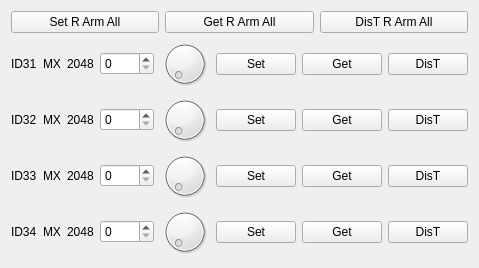
  <widget class="QWidget" name="verticalLayoutWidget_8">
   <property name="geometry">
    <rect>
     <x>500</x>
     <y>530</y>
     <width>471</width>
     <height>201</height>
    </rect>
   </property>
   <layout class="QVBoxLayout" name="verticalLayout_8">
    <item>
     <layout class="QHBoxLayout" name="horizontalLayout_28">
      <item>
       <widget class="QPushButton" name="setRArmAll_pushButton">
        <property name="text">
         <string>Set R Arm All</string>
        </property>
       </widget>
      </item>
      <item>
       <widget class="QPushButton" name="getRArmAll_pushButton">
        <property name="text">
         <string>Get R Arm All</string>
        </property>
       </widget>
      </item>
      <item>
       <widget class="QPushButton" name="disTRArmAll_pushButton">
        <property name="text">
         <string>DisT R Arm All</string>
        </property>
       </widget>
      </item>
     </layout>
    </item>
    <item>
     <layout class="QHBoxLayout" name="horizontalLayout_29">
      <item>
       <widget class="QLabel" name="ID31_label">
        <property name="text">
         <string>ID31</string>
        </property>
       </widget>
      </item>
      <item>
       <widget class="QLabel" name="motorType31_label">
        <property name="text">
         <string>MX</string>
        </property>
       </widget>
      </item>
      <item>
       <widget class="QLabel" name="motor31center_label">
        <property name="text">
         <string>2048</string>
        </property>
       </widget>
      </item>
      <item>
       <widget class="QSpinBox" name="motor31Value_spinBox">
        <property name="maximum">
         <number>4095</number>
        </property>
       </widget>
      </item>
      <item>
       <widget class="QDial" name="motor31value_dial">
        <property name="maximum">
         <number>4095</number>
        </property>
       </widget>
      </item>
      <item>
       <widget class="QPushButton" name="motor31Set_pushButton">
        <property name="text">
         <string>Set</string>
        </property>
       </widget>
      </item>
      <item>
       <widget class="QPushButton" name="motor31Get_pushButton">
        <property name="text">
         <string>Get</string>
        </property>
       </widget>
      </item>
      <item>
       <widget class="QPushButton" name="motor31DisT_pushButton">
        <property name="text">
         <string>DisT</string>
        </property>
       </widget>
      </item>
     </layout>
    </item>
    <item>
     <layout class="QHBoxLayout" name="horizontalLayout_30">
      <item>
       <widget class="QLabel" name="ID32_label">
        <property name="text">
         <string>ID32</string>
        </property>
       </widget>
      </item>
      <item>
       <widget class="QLabel" name="motorType32_label">
        <property name="text">
         <string>MX</string>
        </property>
       </widget>
      </item>
      <item>
       <widget class="QLabel" name="motor32center_label">
        <property name="text">
         <string>2048</string>
        </property>
       </widget>
      </item>
      <item>
       <widget class="QSpinBox" name="motor32Value_spinBox">
        <property name="maximum">
         <number>4095</number>
        </property>
       </widget>
      </item>
      <item>
       <widget class="QDial" name="motor32value_dial">
        <property name="maximum">
         <number>4095</number>
        </property>
       </widget>
      </item>
      <item>
       <widget class="QPushButton" name="motor32Set_pushButton">
        <property name="text">
         <string>Set</string>
        </property>
       </widget>
      </item>
      <item>
       <widget class="QPushButton" name="motor32Get_pushButton">
        <property name="text">
         <string>Get</string>
        </property>
       </widget>
      </item>
      <item>
       <widget class="QPushButton" name="motor32DisT_pushButton">
        <property name="text">
         <string>DisT</string>
        </property>
       </widget>
      </item>
     </layout>
    </item>
    <item>
     <layout class="QHBoxLayout" name="horizontalLayout_31">
      <item>
       <widget class="QLabel" name="ID33_label">
        <property name="text">
         <string>ID33</string>
        </property>
       </widget>
      </item>
      <item>
       <widget class="QLabel" name="motorType33_label">
        <property name="text">
         <string>MX</string>
        </property>
       </widget>
      </item>
      <item>
       <widget class="QLabel" name="motor33center_label">
        <property name="text">
         <string>2048</string>
        </property>
       </widget>
      </item>
      <item>
       <widget class="QSpinBox" name="motor33Value_spinBox">
        <property name="maximum">
         <number>4095</number>
        </property>
       </widget>
      </item>
      <item>
       <widget class="QDial" name="motor33value_dial">
        <property name="maximum">
         <number>4095</number>
        </property>
       </widget>
      </item>
      <item>
       <widget class="QPushButton" name="motor33Set_pushButton">
        <property name="text">
         <string>Set</string>
        </property>
       </widget>
      </item>
      <item>
       <widget class="QPushButton" name="motor33Get_pushButton">
        <property name="text">
         <string>Get</string>
        </property>
       </widget>
      </item>
      <item>
       <widget class="QPushButton" name="motor33DisT_pushButton">
        <property name="text">
         <string>DisT</string>
        </property>
       </widget>
      </item>
     </layout>
    </item>
    <item>
     <layout class="QHBoxLayout" name="horizontalLayout_32">
      <item>
       <widget class="QLabel" name="ID34_label">
        <property name="text">
         <string>ID34</string>
        </property>
       </widget>
      </item>
      <item>
       <widget class="QLabel" name="motorType34_label">
        <property name="text">
         <string>MX</string>
        </property>
       </widget>
      </item>
      <item>
       <widget class="QLabel" name="motor34center_label">
        <property name="text">
         <string>2048</string>
        </property>
       </widget>
      </item>
      <item>
       <widget class="QSpinBox" name="motor34Value_spinBox">
        <property name="maximum">
         <number>4095</number>
        </property>
       </widget>
      </item>
      <item>
       <widget class="QDial" name="motor34value_dial">
        <property name="maximum">
         <number>4095</number>
        </property>
       </widget>
      </item>
      <item>
       <widget class="QPushButton" name="motor34Set_pushButton">
        <property name="text">
         <string>Set</string>
        </property>
       </widget>
      </item>
      <item>
       <widget class="QPushButton" name="motor34Get_pushButton">
        <property name="text">
         <string>Get</string>
        </property>
       </widget>
      </item>
      <item>
       <widget class="QPushButton" name="motor34DisT_pushButton">
        <property name="text">
         <string>DisT</string>
        </property>
       </widget>
      </item>
     </layout>
    </item>
   </layout>
  </widget>
